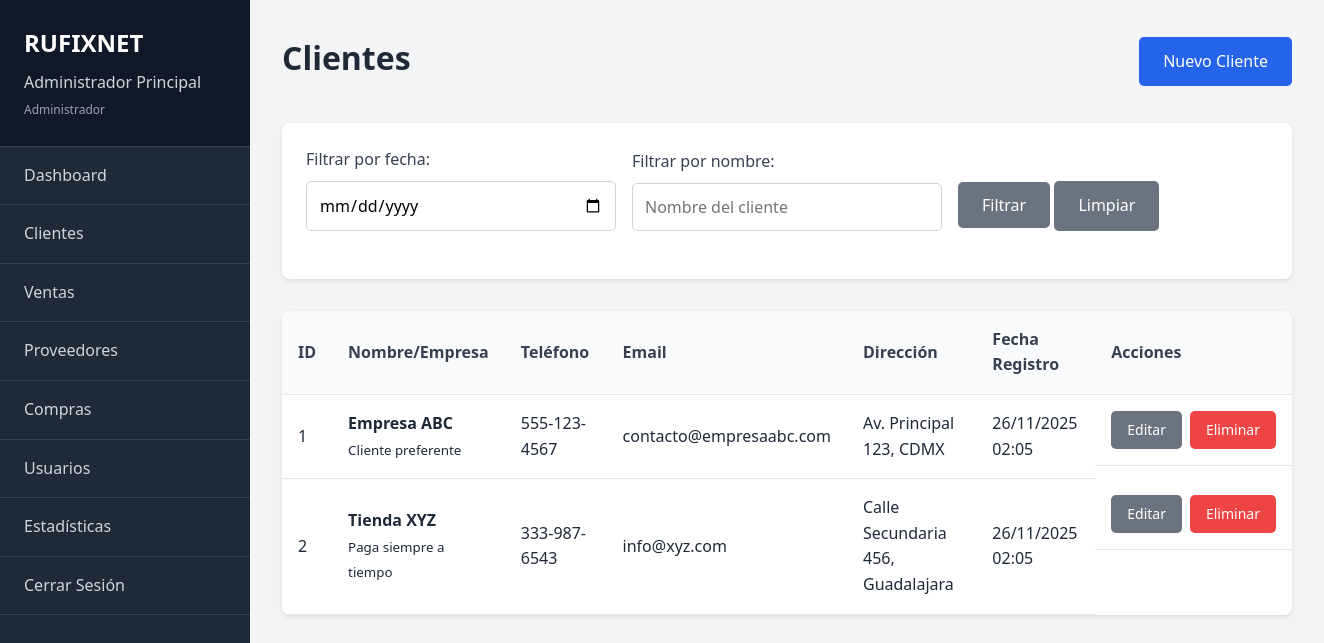
The page /modules/clientes/index.php (signed in) on the database its author committed.
### tables this page shows
CREATE TABLE clientes (
    id INT AUTO_INCREMENT PRIMARY KEY,
    nombre_empresa VARCHAR(255) NOT NULL,
    direccion TEXT,
    telefono VARCHAR(20),
    email VARCHAR(100),
    observaciones TEXT,
    fecha_creacion TIMESTAMP DEFAULT CURRENT_TIMESTAMP,
    usuario_creacion INT,
    FOREIGN KEY (usuario_creacion) REFERENCES usuarios(id) ON DELETE SET NULL
);

### includes/auth.php (called while the page is built, shortened)
<?php
function getRoleName($role) {
    $roles = [
        'admin' => 'Administrador',
        'ventas' => 'Ventas',
        'compras' => 'Compras'
    ];
    return $roles[$role] ?? $role;
}
?>

### includes/config.php (called while the page is built, shortened)
<?php
function formatDate($date) {
    return date('d/m/Y H:i', strtotime($date));
}
?>

### modules/clientes/index.php (the view, shortened to what this page needs)
<?php
include '../../includes/config.php';
include '../../includes/auth.php';
include '../../includes/header.php';
include '../../includes/sidebar.php';
$where = "1=1";
$params = [];
$sql = "SELECT c.*, u.nombre as usuario_creador
        FROM clientes c
        LEFT JOIN usuarios u ON c.usuario_creacion = u.id
        WHERE $where
        ORDER BY c.fecha_creacion DESC";
$stmt = $pdo->prepare($sql);
$stmt->execute($params);
$clientes = $stmt->fetchAll();
?>
<main class="main-content">
    <div class="content-header">
        <h1>Clientes</h1>
        <div class="header-actions">
            <a href="crear.php" class="btn btn-primary">Nuevo Cliente</a>
        </div>
    </div>
    <div class="filters">
        <form method="GET" class="filter-grid">
            <div class="form-group">
                <label for="fecha">Filtrar por fecha:</label>
                <input type="date" id="fecha" name="fecha" value="<?php echo isset($_GET['fecha']) ? $_GET['fecha'] : ''; ?>">
            </div>
            <div class="form-group">
                <label for="nombre">Filtrar por nombre:</label>
                <input type="text" id="nombre" name="nombre" value="<?php echo isset($_GET['nombre']) ? htmlspecialchars($_GET['nombre']) : ''; ?>" placeholder="Nombre del cliente">
            </div>
            <div class="form-group">
                <button type="submit" class="btn btn-secondary">Filtrar</button>
                <a href="index.php" class="btn btn-secondary">Limpiar</a>
            </div>
        </form>
    </div>
    <div class="table-container">
        <?php if (empty($clientes)): ?>
            <div class="empty-state">
                <div class="empty-state-icon">👥</div>
                <h3>No hay clientes registrados</h3>
                <p>Comienza agregando tu primer cliente.</p>
                <a href="crear.php" class="btn btn-primary">Agregar Cliente</a>
            </div>
        <?php else: ?>
            <table class="data-table">
                <thead>
                    <tr>
                        <th>ID</th>
                        <th>Nombre/Empresa</th>
                        <th>Teléfono</th>
                        <th>Email</th>
                        <th>Dirección</th>
                        <th>Fecha Registro</th>
                        <th>Acciones</th>
                    </tr>
                </thead>
                <tbody>
                    <?php foreach ($clientes as $cliente): ?>
                    <tr>
                        <td><?php echo $cliente['id']; ?></td>
                        <td>
                            <strong><?php echo htmlspecialchars($cliente['nombre_empresa']); ?></strong>
                            <?php if (!empty($cliente['observaciones'])): ?>
                                <br><small><?php echo htmlspecialchars($cliente['observaciones']); ?></small>
                            <?php endif; ?>
                        </td>
                        <td><?php echo htmlspecialchars($cliente['telefono']); ?></td>
                        <td><?php echo htmlspecialchars($cliente['email']); ?></td>
                        <td><?php echo htmlspecialchars($cliente['direccion']); ?></td>
                        <td><?php echo formatDate($cliente['fecha_creacion']); ?></td>
                        <td class="actions">
                            <a href="editar.php?id=<?php echo $cliente['id']; ?>" class="btn btn-sm btn-secondary">Editar</a>
                            <a href="index.php?delete_id=<?php echo $cliente['id']; ?>" class="btn btn-sm btn-danger" onclick="return confirm('¿Estás seguro de eliminar este cliente?')">Eliminar</a>
                        </td>
                    </tr>
                    <?php endforeach; ?>
                </tbody>
            </table>
        <?php endif; ?>
    </div>
</main>
<?php include '../../includes/footer.php'; ?>

### includes/header.php (shortened to what this page needs)
<!DOCTYPE html>
<html lang="es">
<head>
    <link rel="stylesheet" href="/rufixnet/css/style.css">
</head>
<body>
    <div class="app-container">

### includes/sidebar.php (shortened to what this page needs)
<?php
$current_page = basename($_SERVER['PHP_SELF']);
?>
<aside class="sidebar">
    <div class="sidebar-header">
        <h2>RUFIXNET</h2>
        <div class="user-info">
            <p><?php echo $_SESSION['user_name']; ?></p>
            <small><?php echo getRoleName($_SESSION['user_role']); ?></small>
        </div>
    </div>
    <nav class="sidebar-nav">
        <ul>
            <li><a href="../dashboard.php" class="<?php echo $current_page == 'dashboard.php' ? 'active' : ''; ?>">Dashboard</a></li>
            <?php if ($_SESSION['user_role'] == 'ventas' || $_SESSION['user_role'] == 'admin'): ?>
            <li><a href="../modules/clientes/index.php" class="<?php echo strpos($current_page, 'clientes') !== false ? 'active' : ''; ?>">Clientes</a></li>
            <li><a href="../modules/ventas/index.php" class="<?php echo strpos($current_page, 'ventas') !== false ? 'active' : ''; ?>">Ventas</a></li>
            <?php endif; ?>
            <?php if ($_SESSION['user_role'] == 'compras' || $_SESSION['user_role'] == 'admin'): ?>
            <li><a href="../modules/proveedores/index.php" class="<?php echo strpos($current_page, 'proveedores') !== false ? 'active' : ''; ?>">Proveedores</a></li>
            <li><a href="../modules/compras/index.php" class="<?php echo strpos($current_page, 'compras') !== false ? 'active' : ''; ?>">Compras</a></li>
            <?php endif; ?>
            <?php if ($_SESSION['user_role'] == 'admin'): ?>
            <li><a href="../modules/usuarios/index.php" class="<?php echo strpos($current_page, 'usuarios') !== false ? 'active' : ''; ?>">Usuarios</a></li>
            <li><a href="../modules/estadisticas/index.php" class="<?php echo strpos($current_page, 'estadisticas') !== false ? 'active' : ''; ?>">Estadísticas</a></li>
            <?php endif; ?>
            <li><a href="../logout.php">Cerrar Sesión</a></li>
        </ul>
    </nav>
</aside>

### includes/footer.php (shortened to what this page needs)
    </div>
</body>
</html>

### css/style.css (style rules this page uses)
:root { --primary-blue: #2563eb; --dark-blue: #1e40af; --light-blue: #dbeafe; --white: #ffffff; --gray-50: #f9fafb; --gray-100: #f3f4f6; --gray-200: #e5e7eb; --gray-300: #d1d5db; --gray-400: #9ca3af; --gray-500: #6b7280; --gray-600: #4b5563; --gray-700: #374151; --gray-800: #1f2937; --gray-900: #111827; --success: #10b981; --warning: #f59e0b; --error: #ef4444; }
* { margin: 0; padding: 0; box-sizing: border-box; }
body { font-family: 'Segoe UI', Tahoma, Geneva, Verdana, sans-serif; background-color: var(--gray-100); color: var(--gray-800); line-height: 1.6; }
.btn { display: inline-block; padding: 0.75rem 1.5rem; border: none; border-radius: 5px; font-size: 1rem; font-weight: 500; cursor: pointer; transition: all 0.3s; text-decoration: none; text-align: center; font-family: inherit; }
.btn-primary { background-color: var(--primary-blue); color: var(--white); }
.btn-secondary { background-color: var(--gray-500); color: var(--white); }
.btn-danger { background-color: var(--error); color: var(--white); }
.btn-sm { padding: 0.5rem 1rem; font-size: 0.875rem; }
.app-container { display: flex; min-height: 100vh; }
.sidebar { width: 250px; background-color: var(--gray-800); color: var(--white); position: fixed; height: 100vh; overflow-y: auto; transition: transform 0.3s; z-index: 1000; }
.sidebar-header { padding: 1.5rem; background-color: var(--gray-900); border-bottom: 1px solid var(--gray-700); }
.sidebar-header h2 { color: var(--white); font-size: 1.5rem; margin-bottom: 0.5rem; }
.user-info { color: var(--gray-300); }
.user-info small { color: var(--gray-400); font-size: 0.75rem; }
.sidebar-nav ul { list-style: none; padding: 0; }
.sidebar-nav li { border-bottom: 1px solid var(--gray-700); }
.sidebar-nav a { display: block; padding: 1rem 1.5rem; color: var(--gray-300); text-decoration: none; transition: all 0.3s; }
.main-content { flex: 1; margin-left: 250px; padding: 2rem; transition: margin-left 0.3s; }
.content-header { display: flex; justify-content: between; align-items: center; margin-bottom: 2rem; flex-wrap: wrap; gap: 1rem; }
.content-header h1 { color: var(--gray-800); margin-bottom: 0.5rem; flex: 1; }
.header-actions { display: flex; gap: 1rem; }
.table-container { background: var(--white); border-radius: 8px; box-shadow: 0 2px 4px rgba(0, 0, 0, 0.1); overflow: hidden; }
.data-table { width: 100%; border-collapse: collapse; }
.data-table th, .data-table td { padding: 1rem; text-align: left; border-bottom: 1px solid var(--gray-200); }
.data-table th { background-color: var(--gray-50); font-weight: 600; color: var(--gray-700); }
.data-table .actions { display: flex; gap: 0.5rem; }
.form-group { margin-bottom: 1.5rem; }
.form-group label { display: block; margin-bottom: 0.5rem; color: var(--gray-700); font-weight: 500; }
.form-group input, .form-group select, .form-group textarea { width: 100%; padding: 0.75rem; border: 1px solid var(--gray-300); border-radius: 5px; font-size: 1rem; transition: border-color 0.3s; font-family: inherit; }
.filters { background: var(--white); padding: 1.5rem; border-radius: 8px; box-shadow: 0 2px 4px rgba(0, 0, 0, 0.1); margin-bottom: 2rem; }
.filter-grid { display: grid; grid-template-columns: repeat(auto-fit, minmax(200px, 1fr)); gap: 1rem; align-items: end; }

### rows shown on the page
clientes: id "1", nombre_empresa "Empresa ABC", observaciones "Cliente preferente", telefono "555-123-4567", email "contacto@empresaabc.com", direccion "Av. Principal 123, CDMX", fecha_creacion "26/11/2025 02:05"
clientes: id "2", nombre_empresa "Tienda XYZ", observaciones "Paga siempre a tiempo", telefono "333-987-6543", email "info@xyz.com", direccion "Calle Secundaria 456, Guadalajara", fecha_creacion "26/11/2025 02:05"

### other values the page prints
$_SESSION['user_name'] "Administrador Principal"
getRoleName($_SESSION['user_role']) "Administrador"
